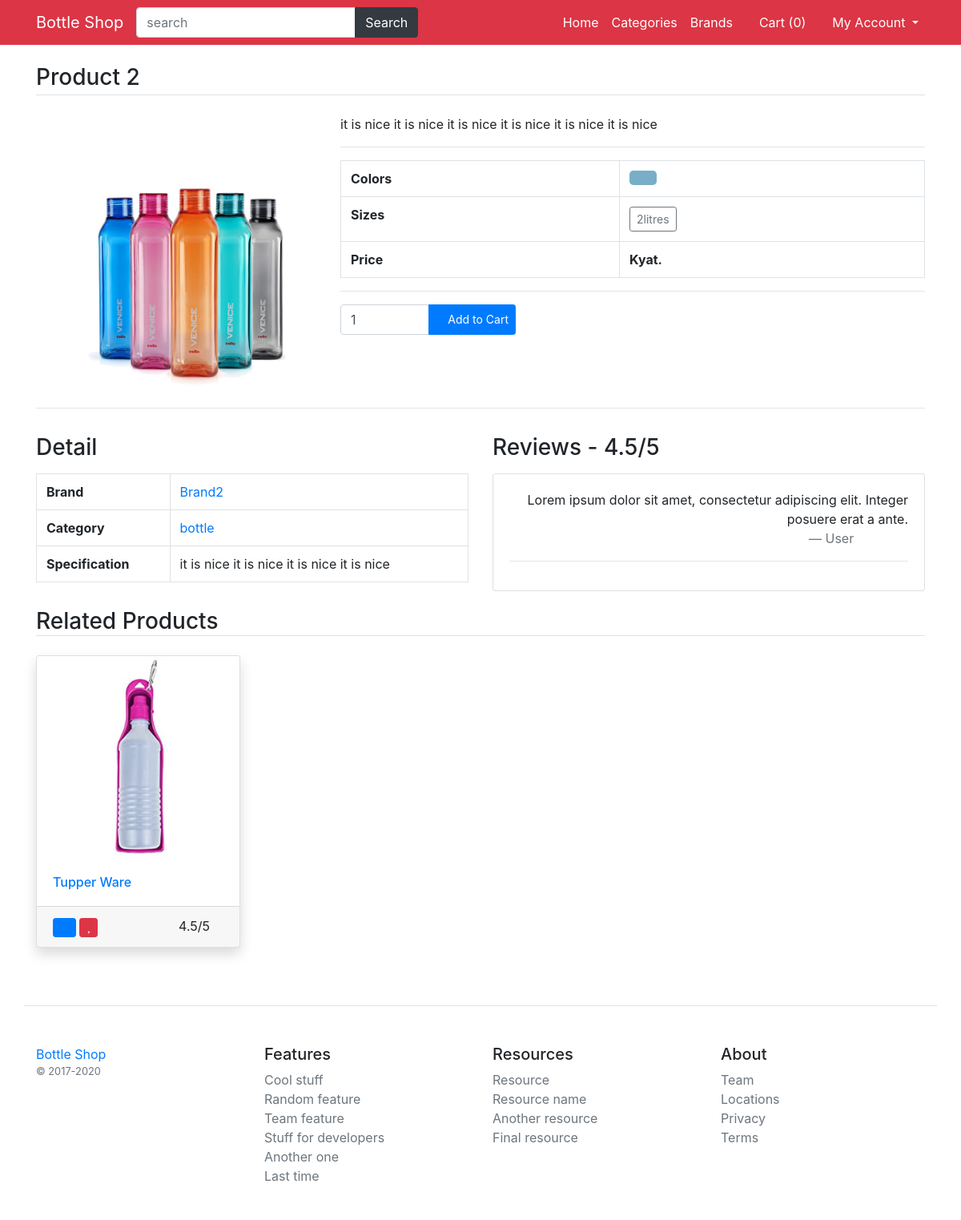
The page /product/things/2 on the database its author committed.
### main/models.py (models this page shows, shortened)
class Product(models.Model):
    title=models.CharField(max_length=100)
    slug=models.CharField(max_length=400)
    detail=models.TextField()
    specs=models.TextField()
    category=models.ForeignKey(Category,on_delete=models.CASCADE)
    brand=models.ForeignKey(Brand,on_delete=models.CASCADE)
    status=models.BooleanField(default=True)
    is_featured=models.BooleanField(default=False)
    class Meta:
        verbose_name_plural = '6. Products'

class ProductAttribute(models.Model):
    product=models.ForeignKey(Product,on_delete=models.CASCADE)
    color=models.ForeignKey(Color,on_delete=models.CASCADE)
    size=models.ForeignKey(Size,on_delete=models.CASCADE)
    price=models.PositiveIntegerField()
    image=models.ImageField(upload_to="product_imgs/",null=True)
    class Meta:
        verbose_name_plural = '7. ProductAttributes'

class Size(models.Model):
    title=models.CharField(max_length=100)
    class Meta:
        verbose_name_plural = '5. Sizes'

class Brand(models.Model):
    title=models.CharField(max_length=100)
    image=models.ImageField(upload_to="brand_imgs/")
    class Meta:
        verbose_name_plural = '3. Brands'

class Category(models.Model):
    title=models.CharField(max_length=100)
    image=models.ImageField(upload_to="cat_imgs/")
    class Meta:
        verbose_name_plural = '2. Categories'

### main/views.py (the view)
# urls.py: path('product/<str:slug>/<int:id>',views.product_detail,name='product_detail'),
def product_detail(request,slug,id):
    product=Product.objects.get(id=id)
    related_products=Product.objects.filter(category=product.category).exclude(id=id)[:4] # show related products
    colors=ProductAttribute.objects.filter(product=product).values('color__id','color__title','color__color_code').distinct()#for product price
    sizes=ProductAttribute.objects.filter(product=product).values('size__id','size__title','price','color__id').distinct()
    return render(request,'product_detail.html',{'data':product,'related':related_products,'colors':colors,'sizes':sizes})

### main/template_context.py (called while the page is built)
def get_filters(request):
    cats=Product.objects.distinct().values('category__title','category__id')
    brands=Product.objects.distinct().values('brand__title','brand__id')
    colors=ProductAttribute.objects.distinct().values('color__title','color__id','color__color_code')
    sizes=ProductAttribute.objects.distinct().values('size__title','size__id')
    minMaxPrice=ProductAttribute.objects.aggregate(Min('price'),Max('price'))
    data={
        'cats':cats,
        'brands':brands,
        'colors':colors,
        'sizes':sizes,
        'minMaxPrice':minMaxPrice,
    }
    return data

### main/templates/product_detail.html (shortened to what this page needs)
{% extends 'base.html' %}
{% load static %}
{% block content %}
<main class="container my-4">
	<h3 class="my-4 border-bottom pb-1">{{data.title}}</h3>
	<div class="row">
		<div class="col-md-4">
			<img id="zoom_01" data-zoom-image="/media/{{data.productattribute_set.first.image}}" src="/media/{{data.productattribute_set.first.image}}" class="card-img-top" alt="{{data.title}}">
		</div>
		<div class="col-md-8">
			<p>{{data.detail}}</p>
			<hr/>
			<table class="table table-bordered">
				<tr>
					<th>Colors</th>
					<td>
						{% for color in colors %}
							<button class="btn btn-lg choose-color" data-color="{{color.color__id}}"
							style="background-color: {{color.color__color_code}}"></button>
                        {% endfor %}
					</td>
				</tr>
				<tr>
					<th>Sizes</th>
					<td>
                        {% for size in sizes %}
							<button data-price="{{size.price}}" class="btn btn-outline-secondary btn-sm choose-size
							color{{size.color__id}}">{{size.size__title}}</button>
						{% endfor %}
					</td>
				</tr>
				<tr>
					<th>Price</th>
					<th>Kyat.<span class="product-price" {{data.productattribute_set.first.price}}</th>
				</tr>
			</table>
			<hr/>
			<div class="input-group my-3" style="width:30%;">
			  <input type="number" value="1" class="form-control" id="productQty" />
			  <div class="input-group-append">
			    <button class="btn btn-primary btn-sm" type="button" id="addToCartBtn"><i
					class="fa fa-shopping-cart"></i> Add to Cart</button>
			  </div>
			</div>
		</div>
	</div>
	<hr />
	<div class="row">
		<div class="col-md-6">
			<h3 class="my-3">Detail</h3>
			<table class="table table-bordered">
				<tr>
					<th>Brand</th>
					<td><a href="#">{{data.brand.title}}</a></td>
				</tr>
				<tr>
					<th>Category</th>
					<td><a href="#">{{data.category.title}}</a></td>
				</tr>
				<tr>
					<th>Specification</th>
					<td>{{data.specs}}</td>
				</tr>
			</table>
		</div>
		<div class="col-md-6">
			<h3 class="my-3">Reviews - 4.5/5 <i class="fa fa-star text-warning"></i></h3>
			<div class="card">
				<div class="card-body" style="max-height: 400px; overflow: auto;">
					<blockquote class="blockquote text-right">
					  <small>Lorem ipsum dolor sit amet, consectetur adipiscing elit. Integer posuere erat a ante.</small>
					  <footer class="blockquote-footer">User
					  	<cite title="Source Title">
					  		<i class="fa fa-star text-warning"></i>
					  		<i class="fa fa-star text-warning"></i>
					  		<i class="fa fa-star text-warning"></i>
					  		<i class="fa fa-star text-warning"></i>
					  	</cite>
					  </footer>
					</blockquote>
					<hr />
				</div>
			</div>
		</div>
	</div>
	<h3 class="mt-3 mb-4 border-bottom" >Related Products</h3>
	<div class="row">
		{% for product in related %}
			<div class="col-md-3 mb-4">
				<div class="card shadow">
				  <a href="/product/{{product.slug}}/{{product.id}}"><img src="/media/{{product.productattribute_set.first.image}}" class="card-img-top" alt="..."></a>
				  <div class="card-body">
					<h6 class="card-text"><a href="/product/{{product.slug}}/{{product.id}}">{{product.title}}</a></h6>
				  </div>
				  <div class="card-footer">
					  <button class="btn btn-sm btn-primary"><i class="fa fa-shopping-cart"></i></button>
					  <button class="btn btn-sm btn-danger"><i class="fa fa-heart"></i></button>
					  <span class="float-right">
						  4.5/5
						  <i class="fa fa-star text-warning"></i>
					  </span>
				  </div>
				</div>
			</div>
		{% endfor %}
	</div>
</main>
{% endblock %}

### rows shown on the page
Product: title "Product 2", productattribute_set.first.image (picture), detail "it is nice it is nice it is nice it is nice it is nice it is nice", brand "Brand2", category "bottle", specs "it is nice it is nice it is nice it is nice"
Size: size__title "2litres"
Product: productattribute_set.first.image (picture), title "Tupper Ware"

### other values the page prints
{{ request.session.cartdata|length }} "0"
